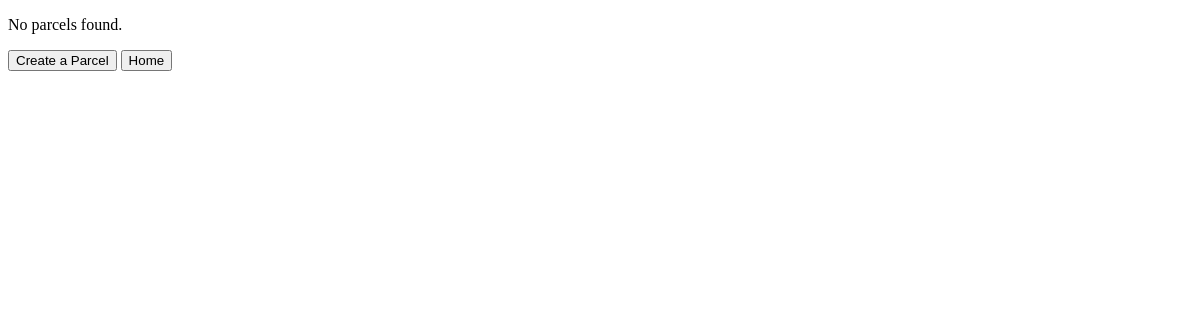
/post_machine/3/parcels/ (signed in), run on an earlier commit of the app's database.
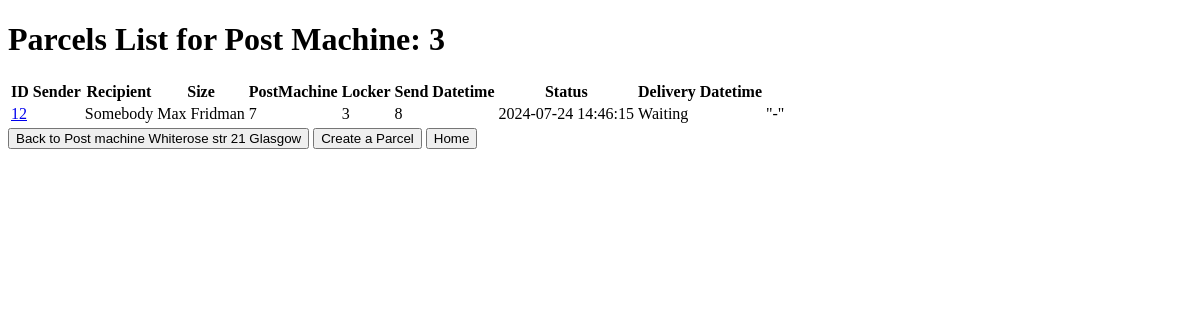
And on a later commit of the database.
### post_machine/models.py (models this page shows, shortened)
class PostMachine(models.Model):
    address = models.CharField(max_length=100)
    city = models.CharField(max_length=100)

class Locker(models.Model):
    size = models.PositiveSmallIntegerField()
    post_machine = models.ForeignKey(PostMachine, on_delete=models.CASCADE, related_name='lockers')
    status = models.BooleanField(default=False)

### parcel/models.py (models this page shows)
class Parcel(models.Model):
    recipient = models.ForeignKey(User, on_delete=models.CASCADE)
    sender = models.CharField(max_length=100)
    size = models.PositiveSmallIntegerField()
    post_machine_recipient = models.ForeignKey(PostMachine, on_delete=models.CASCADE, default=None)
    post_machine_locker = models.ForeignKey(Locker, on_delete=models.DO_NOTHING, null=True, default=None, related_name='lockers')
    send_date_time = models.DateTimeField()
    open_date_time = models.DateTimeField(null=True, default=None)
    status = models.BooleanField(default=False)  # True - Delivered
    def __str__(self):
        status_str = ""
        if self.post_machine_recipient is not None:
            status_str = "delivered" if self.status else\
                "on the way" if self.post_machine_locker is None else "waiting"
        return f"Parcel {self.pk} {self.sender} - {self.recipient.username} {status_str}"

### post_machine/views.py (the view)
# urls.py: path('<int:post_machine_id>/parcels/', post_machine.views.post_machine_parcels_view,
@user_passes_test(is_superuser, login_url='/login/')
def post_machine_parcels_view(request, post_machine_id):
    post_machine = PostMachine.objects.get(pk=post_machine_id)
    if post_machine is None:
        return HttpResponse(f"Cannot find a post machine with id {post_machine}.")
    parcels = Parcel.objects.filter(post_machine_locker__post_machine=post_machine)
    print(parcels)
    if parcels is None:
        return HttpResponse(f"Cannot find any parcel in the post machine {post_machine_id}.")
    context = {'post_machine': post_machine, 'parcels': parcels}
    return render(request, 'parcels_list.html', context)

### utils.py (called while the page is built)
def is_superuser(user):
    return user.is_superuser

### templates/parcels_list.html (shortened to what this page needs)
<!DOCTYPE html>
<html>
<head>
</head>
<body>
    {% if not parcels %}
        <p>No parcels found.</p>
    {% else %}
        <h1>{% if post_machine %}
            Parcels List for Post Machine: {{ post_machine.id }}
        {% elif user %}
            Parcels List for User: {{ user.username }}
        {% endif %}
        </h1>
        <table>
            <thead>
                <tr>
                    <th>ID</th>
                    <th>Sender</th>
                    <th>Recipient</th>
                    <th>Size</th>
                    <th>PostMachine</th>
                    <th>Locker</th>
                    <th>Send Datetime</th>
                    <th>Status</th>
                    <th>Delivery Datetime</th>
                </tr>
            </thead>
            <tbody>
                {% for parcel in parcels %}
                    <tr>
                        <td>
                            <a href="{% if post_machine %}
                                /post_machine/{{ post_machine.id }}/parcels/{{ parcel.id }}/
                            {% elif user %}
                                /user/parcels/{{ parcel.id }}/
                            {% endif %}">{{ parcel.id }}
                            </a>
                        <td>
                        <td>{{ parcel.sender }}</td>
                        <td>{{ parcel.recipient }}</td>
                        <td>{{ parcel.size }}</td>
                        <td>{{ parcel.post_machine_recipient.id }}</td>
                        <td>{{ parcel.post_machine_locker.id }}</td>
                        <td>{{ parcel.send_date_time|date:"Y-m-d H:i:s" }}</td>
                        <td>{% if parcel.status %}
                                Delivered
                            {% else %}
                                {% if parcel.post_machine_locker is None %}
                                    On the way
                                {% else %}
                                    Waiting
                                {% endif %}
                            {% endif %}
                        </td>
                        <td>{% if parcel.open_date_time %}
                            {{ parcel.open_date_time|date:"Y-m-d H:i:s" }}
                            {% else %}
                                "-"
                            {% endif %}
                        </td>
                {% endfor %}
            </tbody>
        </table>
        <a href="{% if post_machine %}
                /post_machine/{{ post_machine.id}}/
            {% elif user %}
                /user/
            {% endif %}">
            <button>Back to
            {% if post_machine %}
                Post machine {{ post_machine.address }} {{ post_machine.city }}
            {% elif user %}
                User {{ user.username }}
            {% endif %}
            </button></a>
    {% endif %}
    {% if user and user.is_superuser %}
        <a href="/user/parcels/create/"><button>Create a Parcel</button></a>
    {% endif %}
    <a href="/"><button>Home</button></a>
</body>
</html>

What changed in the data, as far as the page shows it:
now on this page (row unchanged): PostMachine: id "3", address "Whiterose str 21", city "Glasgow"
added Parcel: id "12", sender "Somebody", recipient "Max Fridman", size "7", post_machine_recipient.id "3", post_machine_locker.id "8", send_date_time "2024-07-24 14:46:15", status "Waiting"
Also different on the page:
text no longer shown: "No parcels found."
text now shown: "Parcels List for Post Machine: ID Sender Recipient Size PostMachine Locker Send Datetime Status Delivery Datetime Back to Post machine"
